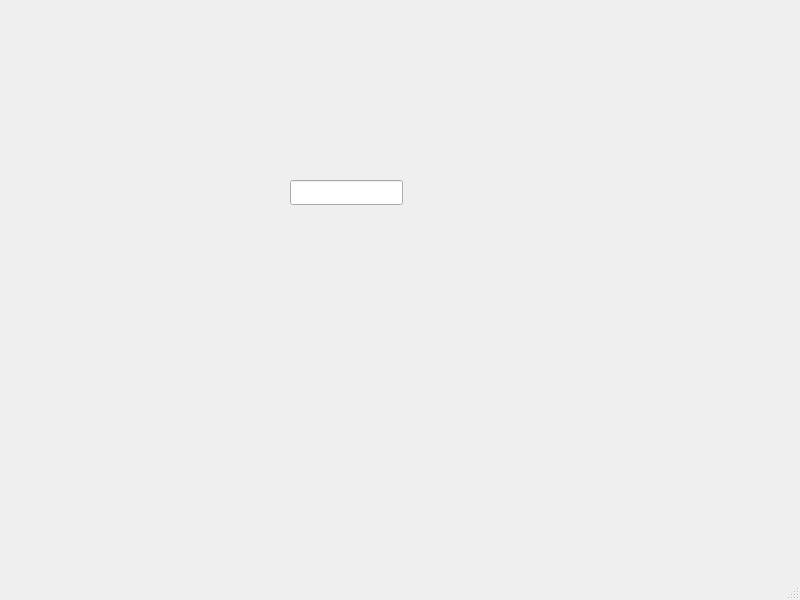
<?xml version="1.0" encoding="UTF-8"?>
<ui version="4.0">
 <class>MainWindow</class>
 <widget class="QMainWindow" name="MainWindow">
  <property name="geometry">
   <rect>
    <x>0</x>
    <y>0</y>
    <width>800</width>
    <height>600</height>
   </rect>
  </property>
  <property name="windowTitle">
   <string>MainWindow</string>
  </property>
  <widget class="QWidget" name="centralwidget">
   <widget class="QLineEdit" name="lineEdit">
    <property name="geometry">
     <rect>
      <x>290</x>
      <y>180</y>
      <width>113</width>
      <height>25</height>
     </rect>
    </property>
   </widget>
  </widget>
  <widget class="QMenuBar" name="menubar">
   <property name="geometry">
    <rect>
     <x>0</x>
     <y>0</y>
     <width>800</width>
     <height>22</height>
    </rect>
   </property>
  </widget>
  <widget class="QStatusBar" name="statusbar"/>
 </widget>
 <resources/>
 <connections/>
</ui>
